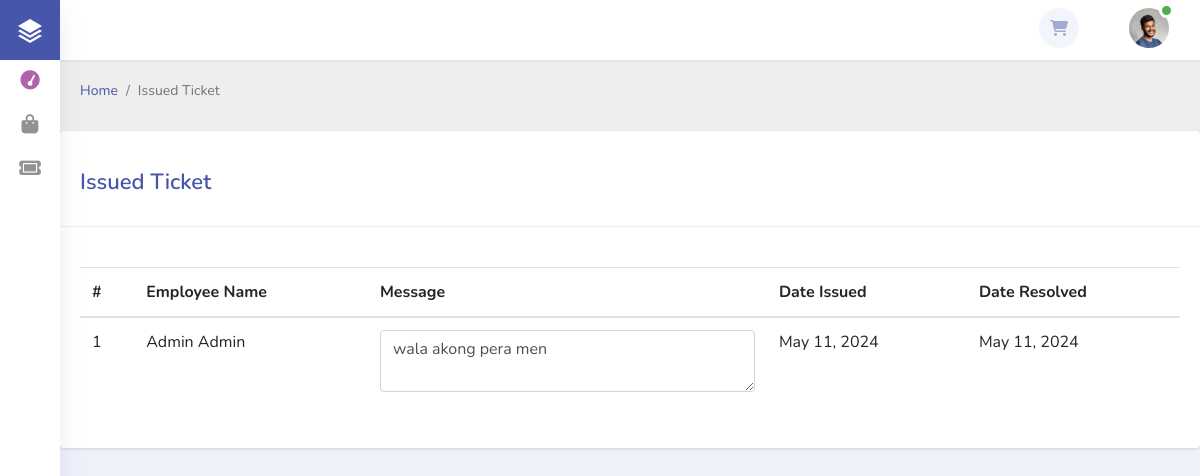
/customer-dashboard/issue_ticket.php (signed in), run on the app's committed database.
### tables this page shows
CREATE TABLE `tbl_ticket` (
  `ticket_id` int(255) NOT NULL,
  `employee_id` int(255) DEFAULT NULL,
  `customer_id` int(255) NOT NULL,
  `issue_date` date NOT NULL,
  `resolve_date` date DEFAULT NULL,
  `message` varchar(2000) NOT NULL,
  `is_resolved` tinyint(1) NOT NULL
);

CREATE TABLE `tbl_employee_info` (
  `employee_info_id` int(255) NOT NULL,
  `employee_id` int(255) NOT NULL,
  `relation_id` int(255) NOT NULL,
  `job_id` int(255) NOT NULL,
  `bill_id` int(255) NOT NULL,
  `firstname` varchar(100) NOT NULL,
  `middlename` varchar(100) NOT NULL,
  `lastname` varchar(100) NOT NULL,
  `birthdate` date NOT NULL,
  `gender` varchar(50) NOT NULL,
  `age` int(100) NOT NULL,
  `marital_status` varchar(200) NOT NULL,
  `email` varchar(200) NOT NULL,
  `phone_num` bigint(20) NOT NULL,
  `province` varchar(200) NOT NULL,
  `municipality` varchar(200) NOT NULL,
  `elem` varchar(300) DEFAULT NULL,
  `jhs` varchar(300) DEFAULT NULL,
  `shs` varchar(300) DEFAULT NULL,
  `college` varchar(300) DEFAULT NULL
);

### customer-dashboard/issue_ticket.php (the view, shortened to what this page needs)
<?php
include 'customer-template/customer-header.php'; ?>
<div class="main-content">
    <div class="container-fluid content-top-gap">
        <nav aria-label="breadcrumb">
            <ol class="breadcrumb my-breadcrumb">
                <li class="breadcrumb-item"><a href="index.html">Home</a></li>
                <li class="breadcrumb-item active" aria-current="page"><?= $_SESSION['title'] ?></li>
            </ol>
        </nav>
    </div>
    <section class="forms">
        <div class="card card_border py-2 mb-4">
            <div class="cards__heading">
                <h3><?= $_SESSION['title'] ?> <span></span></h3>
            </div>
            <div class="card-body">
                <table id="ticket" class="table table-hover text-capitalize" style="width:100%">
                    <thead>
                        <tr>
                            <th>#</th>
                            <th>Employee Name</th>
                            <th>Message</th>
                            <th>Date Issued</th>
                            <th>Date Resolved</th>
                        </tr>
                    </thead>
                    <tbody>
                        <?php
                        $sql = "SELECT t.customer_id, t.ticket_id, t.employee_id, t.issue_date, t.resolve_date, t.message, t.is_resolved, e.firstname as ef, e.lastname as el
                        FROM `tbl_ticket` t
                        LEFT JOIN tbl_employee_info e  ON e.employee_id = t.employee_id WHERE t.customer_id = '{$_SESSION['login_id']}'";
                        $result = $conn->query($sql);
                        $count = 0;
                        while ($row = $result->fetch_assoc()) {
                            $count += 1;
                            $idate = strtotime($row['issue_date']);
                            $formattediDate = date("F j, Y", $idate);
                            $rdate = strtotime($row['resolve_date']);
                            $formattedrDate = date("F j, Y", $rdate);
                            if ($row['ef'] != null || $row['el'] != null) {
                                $employee_name = $row['ef'] . ' ' . $row['el'];
                            } else {
                                $employee_name = "<p class='btn btn-danger btn-sm'>Not Yet Resolve</p>";
                            }
                            ?>
                            <tr>
                                <td><?= $count ?></td>
                                <td><?= $employee_name ?></td>
                                <td><textarea class="form-control"><?= $row['message'] ?></textarea></td>
                                <td><?= $formattediDate ?></td>
                                <td><?= ($row['resolve_date'] != null) ? $formattedrDate : "<p class='btn btn-danger btn-sm'>Not Yet Resolve</p>" ?>
                                </td>
                            </tr>
                            <?php
                        }
                        ?>
                    </tbody>
                </table>
            </div>
        </div>
    </section>
</div>
<?php include 'customer-template/customer-footer.php'; ?>

### data on the page
tbl_ticket: tbl_employee_info.firstname+lastname "Admin Admin", message "wala akong pera men", issue_date "May 11, 2024", resolve_date "May 11, 2024"

### other printed values
$_SESSION['title'] "Issued Ticket"
